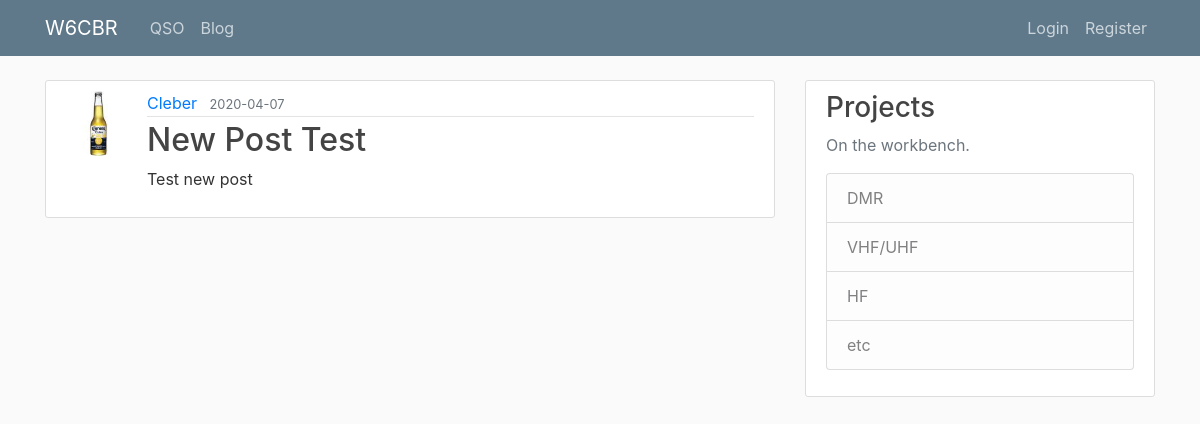
/post/1, run on the app's committed database.
### app/models.py (models this page shows, shortened)
class User(db.Model, UserMixin):
    id = db.Column(db.Integer, primary_key=True)
    username = db.Column(db.String(20), unique=True, nullable=False)
    email = db.Column(db.String(120), unique=True, nullable=False)
    image_file = db.Column(db.String(20), nullable=False, default='default.jpg')
    password = db.Column(db.String(60), nullable=False)
    posts = db.relationship('Post', backref='author', lazy=True)

class Post(db.Model):
    id = db.Column(db.Integer, primary_key=True)
    title = db.Column(db.String(100), nullable=False)
    date_posted = db.Column(db.DateTime, nullable=False, default=datetime.utcnow)
    content = db.Column(db.Text, nullable=False)
    user_id = db.Column(db.Integer, db.ForeignKey('user.id'), nullable=False)

### app/dashboard.py (the view)
@app.route("/post/<int:post_id>")
def post(post_id):
    post = Post.query.get_or_404(post_id)
    return render_template('/public/post.html', title=post.title, post=post)

### app/templates/public/post.html (shortened to what this page needs)
{% extends "/public/template/home_template.html" %}
{% block main %}
    <article class="media content-section">
      <img class="rounded-circle article-img" src="{{ url_for('static', filename='profile_pics/' + post.author.image_file) }}">
      <div class="media-body">
        <div class="article-metadata">
          <a class="mr-2" href="#">{{ post.author.username }}</a>
          <small class="text-muted">{{ post.date_posted.strftime('%Y-%m-%d') }}</small>
        </div>
        <h2 class="article-title">{{ post.title }}</h2>
        <p class="article-content">{{ post.content }}</p>
      </div>
    </article>
{% endblock %}

### app/static/css/main.css (style rules this page uses)
body { background: #fafafa; color: #333333; margin-top: 5rem; }
h1, h2, h3, h4, h5, h6 { color: #444444; }
.content-section { background: #ffffff; padding: 10px 20px; border: 1px solid #dddddd; border-radius: 3px; margin-bottom: 20px; }
.article-title { color: #444444; }
.article-content { white-space: pre-line; }
.article-img { height: 65px; width: 65px; margin-right: 16px; }
.article-metadata { padding-bottom: 1px; margin-bottom: 4px; border-bottom: 1px solid #e3e3e3 }

### data on the page
User: image_file (picture), author.username "Cleber"
Post: date_posted "2020-04-07", title "New Post Test", content "Test new post"
